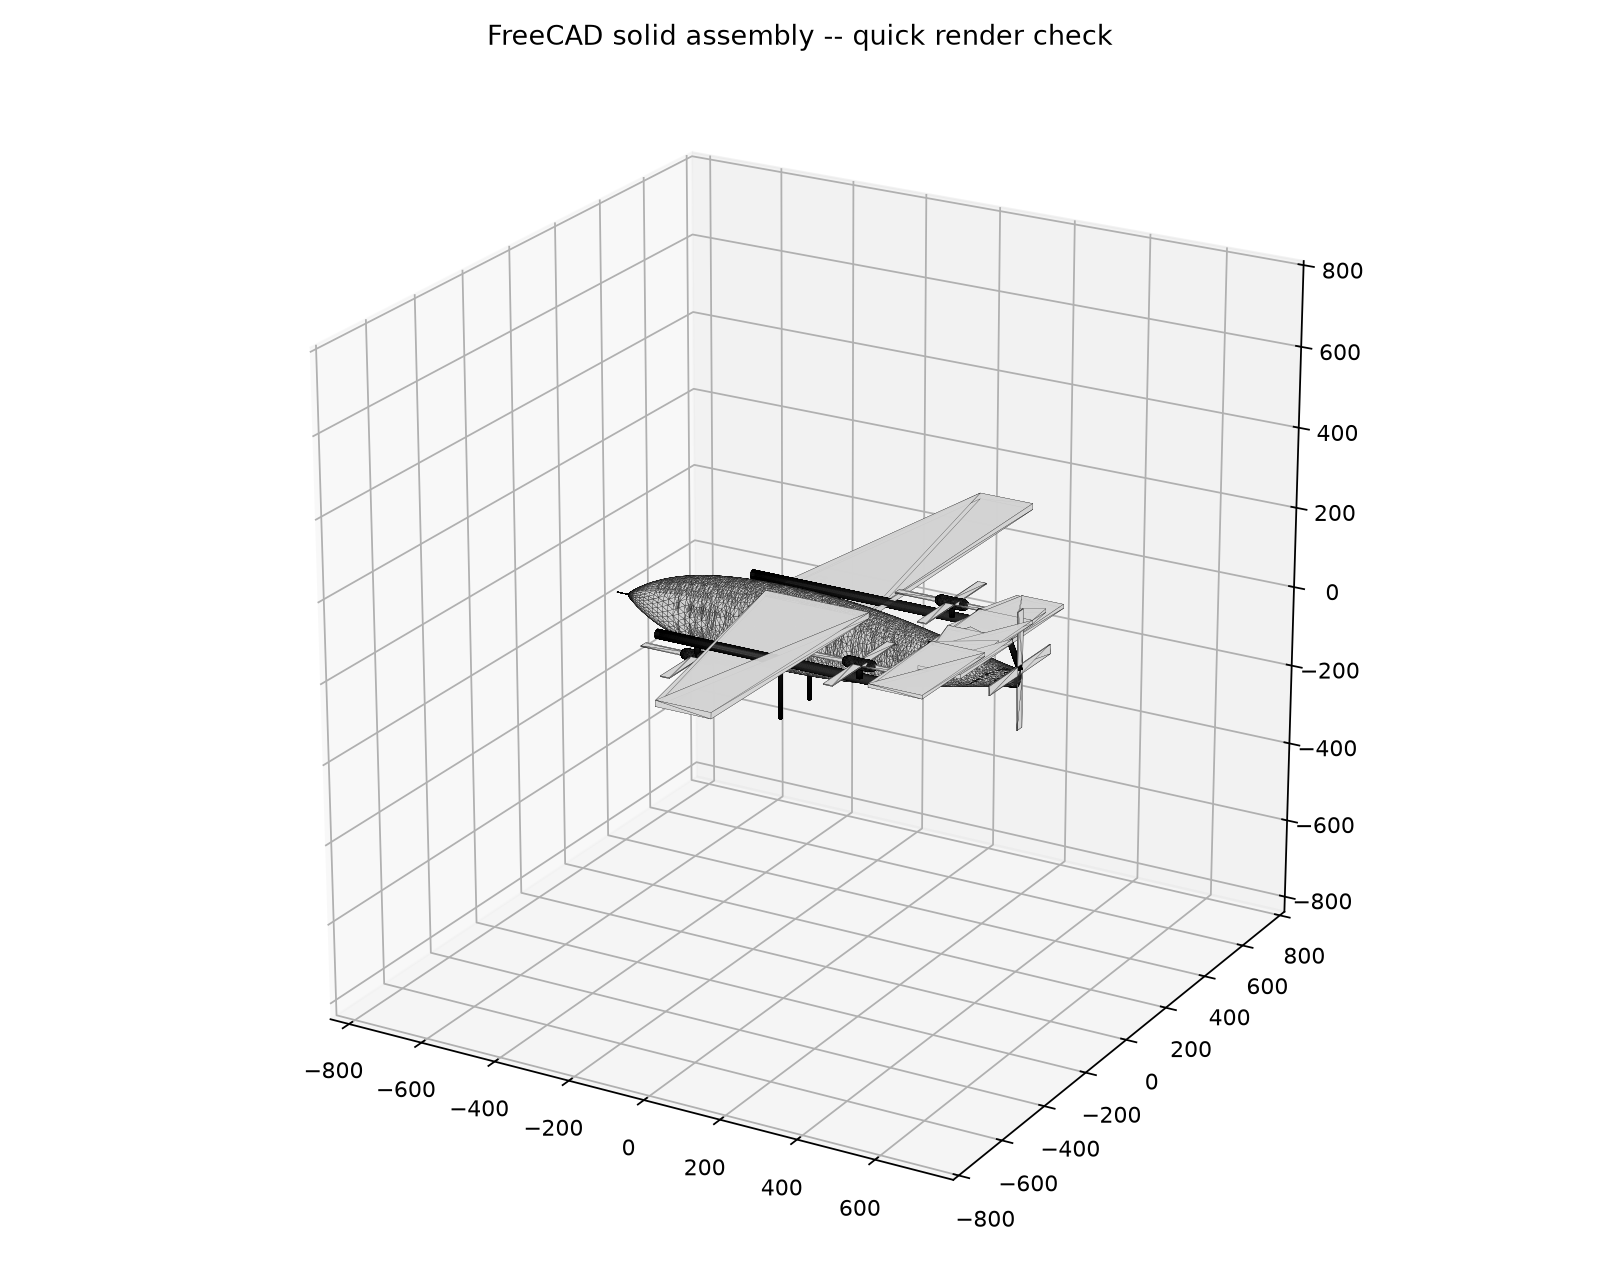

Source code (Python):
import numpy as np
import matplotlib
matplotlib.use("Agg")
import matplotlib.pyplot as plt
from mpl_toolkits.mplot3d.art3d import Poly3DCollection
from stl import mesh

m = mesh.Mesh.from_file(
    r"E:\proggramming\semester proj\models\freecad\coconut_quadplane_assembly.stl")

fig = plt.figure(figsize=(10, 8))
ax = fig.add_subplot(111, projection="3d")
coll = Poly3DCollection(m.vectors, facecolor="lightgrey", edgecolor="k",
                        linewidths=0.1, alpha=0.95)
ax.add_collection3d(coll)

pts = m.vectors.reshape(-1, 3)
mins, maxs = pts.min(axis=0), pts.max(axis=0)
print("bounding box mm:", dict(zip("xyz", zip(mins, maxs))))
print("length (x):", maxs[0] - mins[0])
print("span (y)  :", maxs[1] - mins[1])
print("height(z) :", maxs[2] - mins[2])

ctr = (mins + maxs) / 2
rng = (maxs - mins).max() / 2 * 1.1
ax.set_xlim(ctr[0] - rng, ctr[0] + rng)
ax.set_ylim(ctr[1] - rng, ctr[1] + rng)
ax.set_zlim(ctr[2] - rng, ctr[2] + rng)
ax.view_init(elev=22, azim=-60)
ax.set_box_aspect([1, 1, 1])
ax.set_title("FreeCAD solid assembly -- quick render check")
fig.tight_layout()
fig.savefig(r"E:\proggramming\semester proj\models\freecad\_render_check.png", dpi=160)
print("wrote _render_check.png")
